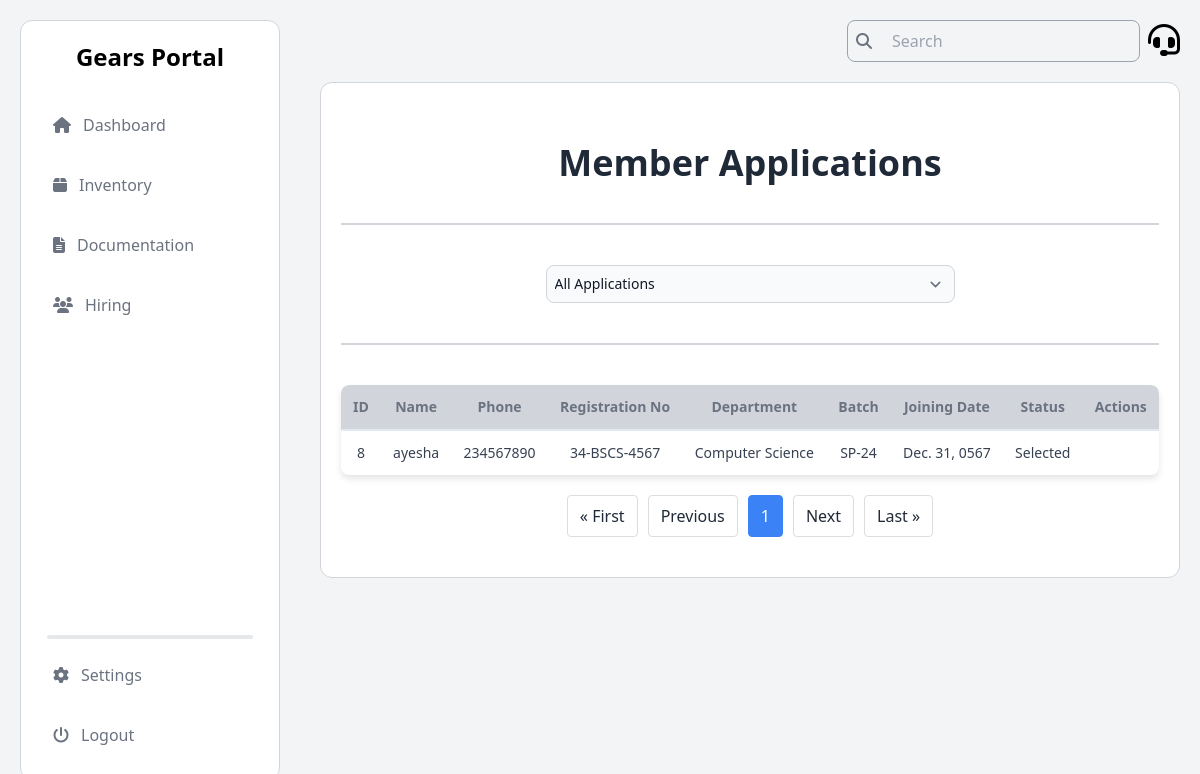
The page /applications/ on the database as committed earlier.
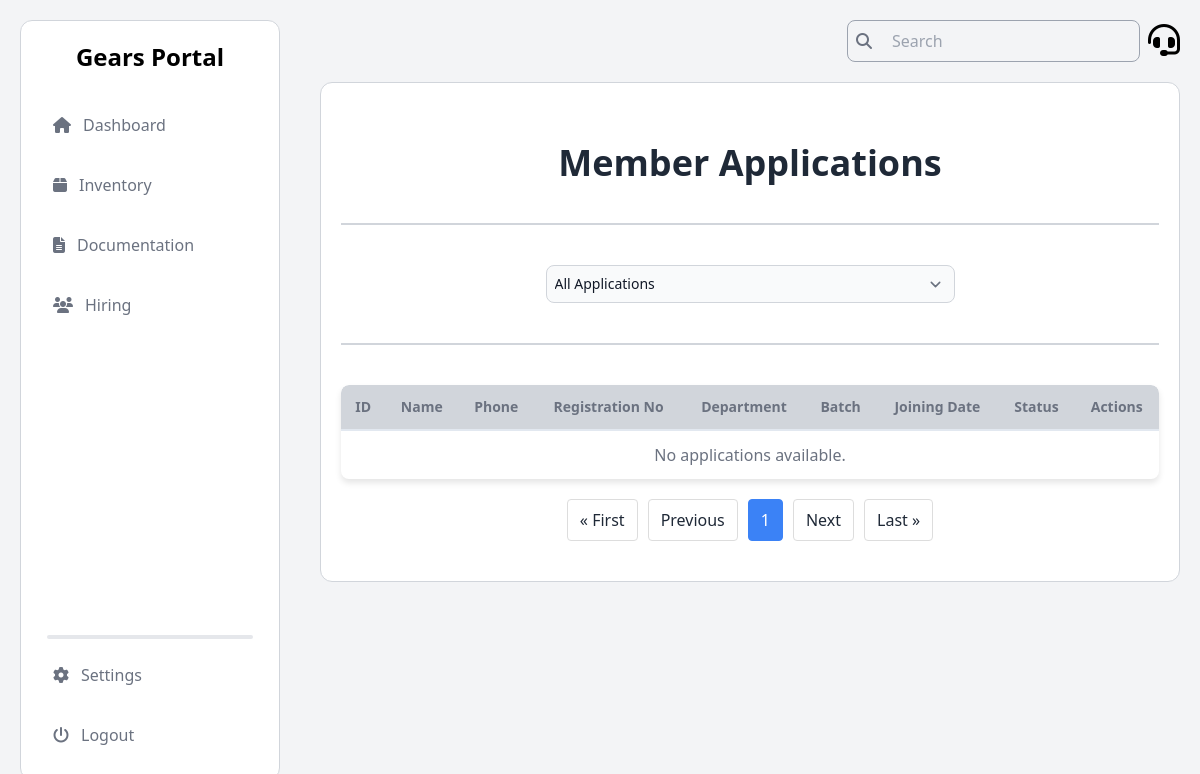
The same page on the database as committed later.
### Hiring/models.py (models this page shows, shortened)
class MemberApplication(models.Model):
    name = models.CharField(max_length=255)
    cnic = models.CharField(max_length=15)
    phone_no = models.CharField(max_length=11)
    email = models.EmailField()
    reg_num = models.CharField(max_length=50)
    department = models.CharField(max_length=100)
    batch = models.CharField(max_length=10)
    address = models.TextField()
    joining_date = models.DateField()
    is_shortlisted = models.BooleanField(default=False)
    is_selected = models.BooleanField(default=False)

### Hiring/views.py (the view)
# urls.py: path('applications/', application_list_view, name='application_list'),
def application_list_view(request):
    filter_option = request.GET.get('filter', 'all')
    if filter_option == 'shortlisted':
        applications = MemberApplication.objects.filter(is_shortlisted=True, is_selected=False)
    elif filter_option == 'selected':
        applications = MemberApplication.objects.filter(is_selected=True)
    else:
        applications = MemberApplication.objects.all().order_by('id')
    paginator = Paginator(applications, 10)
    page_number = request.GET.get('page')
    page_obj = paginator.get_page(page_number)
    return render(request, 'hiring/application_list.html', {'page_obj': page_obj, 'filter_option': filter_option})

### Hiring/templates/hiring/application_list.html (shortened to what the changed rows need)
{% load static tailwind_tags %}
<!DOCTYPE html>
<html lang="en">
<head>
  <link rel="stylesheet" href="https://cdnjs.cloudflare.com/ajax/libs/font-awesome/6.6.0/css/all.min.css">
  <link rel="stylesheet" href="https://cdn.jsdelivr.net/npm/toastify-js/src/toastify.min.css">
  {% tailwind_css %}
</head>
<body class="flex bg-gray-100">
  <aside class="h-screen w-1/4 p-5 fixed">
    {% include "Dashboard/admin_nav.html" %}
  </aside>
  <section class="h-screen w-3/4 p-5 absolute inset-y-0 right-0">
    {% include "Dashboard/admin_header.html" %}
    <main class="mt-5 text-black bg-white rounded-xl border border-gray-300 px-5 py-10">
      <h1 class="mt-5 font-bold text-center text-4xl text-gray-800 mb-8">Member Applications</h1>
      <div class="table-container">
        <table>
          <thead>
            <tr>
              <th scope="col" class="text-center text-sm">ID</th>
              <th scope="col" class="text-center text-sm">Name</th>
              <th scope="col" class="text-center text-sm">Phone</th>
              <th scope="col" class="text-center text-sm">Registration No</th>
              <th scope="col" class="text-center text-sm">Department</th>
              <th scope="col" class="text-center text-sm">Batch</th>
              <th scope="col" class="text-center text-sm">Joining Date</th>
              <th scope="col" class="text-center text-sm">Status</th>
              <th scope="col" class="text-center text-sm">Actions</th>
            </tr>
          </thead>
          <tbody>
            {% for application in page_obj %}
              <tr>
                <td class="text-gray-700 text-sm text-center">{{ application.id }}</td>
                <td class="text-gray-700 text-sm text-center">{{ application.name }}</td>
                <td class="text-gray-700 text-sm text-center">{{ application.phone_no }}</td>
                <td class="text-gray-700 text-sm text-center">{{ application.reg_num }}</td>
                <td class="text-gray-700 text-sm text-center">{{ application.department }}</td>
                <td class="text-gray-700 text-sm text-center">{{ application.batch }}</td>
                <td class="text-gray-700 text-sm text-center">{{ application.joining_date }}</td>
                <td class="text-gray-700 text-sm text-center">
                  {% if application.is_selected %}
                    Selected
                  {% elif application.is_shortlisted %}
                    Shortlisted
                  {% else %}
                    Pending
                  {% endif %}
                </td>
                <td class="text-center">
                </td>
              </tr>
            {% empty %}
              <tr>
                <td colspan="9" class="text-center text-gray-500">No applications available.</td>
              </tr>
            {% endfor %}
          </tbody>
        </table>
      </div>
      <div class="pagination">
        {% if page_obj.has_previous %}
          <a href="?page=1&filter={{ filter_option }}">&laquo; First</a>
          <a href="?page={{ page_obj.previous_page_number }}&filter={{ filter_option }}">Previous</a>
        {% else %}
          <span>&laquo; First</span>
          <span>Previous</span>
        {% endif %}
        {% for num in page_obj.paginator.page_range %}
          {% if page_obj.number == num %}
            <span class="current">{{ num }}</span>
          {% else %}
            <a href="?page={{ num }}&filter={{ filter_option }}">{{ num }}</a>
          {% endif %}
        {% endfor %}
        {% if page_obj.has_next %}
          <a href="?page={{ page_obj.next_page_number }}&filter={{ filter_option }}">Next</a>
          <a href="?page={{ page_obj.paginator.num_pages }}&filter={{ filter_option }}">Last &raquo;</a>
        {% else %}
          <span>Next</span>
          <span>Last &raquo;</span>
        {% endif %}
      </div>
    </main>
  </section>
</body>
</html>

Rows that differ between the two databases and show on the page:
removed MemberApplication: id "8", name "ayesha", phone_no "234567890", reg_num "34-BSCS-4567", department "Computer Science", batch "SP-24", joining_date "Dec. 31, 0567", is_selected "Selected"
Other text that changed with them:
text now shown: "No applications available."
